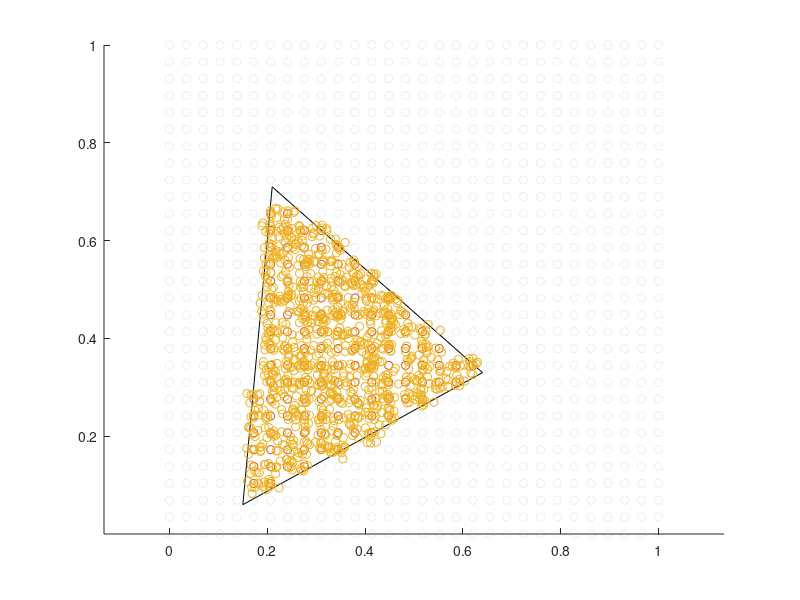

This figure's MATLAB source: (Note: this script raises an error after producing the figure.)
clear, clc, close all

% Generate Cues

[grid(:,:,1),grid(:,:,2)] = meshgrid(linspace(0,1,30));

grid = reshape(grid,[],2);

gamut = [0.640, 0.3300;...
    0.2100, 0.7100;...
    0.1500 	0.0600]; % Adobe RGB (for now, change as neccessary) Source: https://en.wikipedia.org/wiki/Adobe_RGB_color_space#Specifications

in = inpolygon(grid(:,1),grid(:,2),...
    gamut(:,1),gamut(:,2));

grid_in = grid(in,:);

nTrials = 1000;
cues = grid_in(randi(size(grid_in,1),nTrials,1),:);

try
    DrawChromaticity % requires psychtoolbox
catch
    figure, hold on, axis equal
end

plot([gamut(:,1);gamut(1,1)],[gamut(:,2);gamut(1,2)],'k')
scatter(grid(:,1),grid(:,2),'ro','MarkerEdgeAlpha',0.1)
scatter(grid_in(:,1),grid_in(:,2),'k.')

%% Generate responses without bias

noiseVal = 0.01;
responses = cues + randn(size(cues))*noiseVal;

scatter(responses(:,1),responses(:,2),'b.')

% add biases
% find closest attractor
% modify response such that it is affected in some way by the attractor

% pull responses back inside response space
for i = 1:size(responses,1)
    in(i) = inpolygon(responses(i,1), responses(i,2),...
        gamut(:,1), gamut(:,2));
    if ~in(i)
        [~, response_in_x(i), response_in_y(i)] = p_poly_dist(responses(i,1), responses(i,2),...
            gamut(:,1), gamut(:,2),1);
    else
        response_in_x(i) = responses(i,1);
        response_in_y(i) = responses(i,2);
    end
end

responses_in = [response_in_x; response_in_y];
 
scatter(response_in_x,response_in_y,'g.')

% quiver(responses(~in,1),responses(~in,2),...
%     response_in_x(~in)'-responses(~in,1),...
%     response_in_y(~in)'-responses(~in,2),...
%     'off') % scaling off

quiver(cues(:,1),cues(:,2),...
    response_in_x'-cues(:,1),...
    response_in_y'-cues(:,2),...
    'AutoScale','off','ShowArrowHead','off') % scaling off

%% Plot mean vectors

%% Normalise (additive/multiplicative?)





